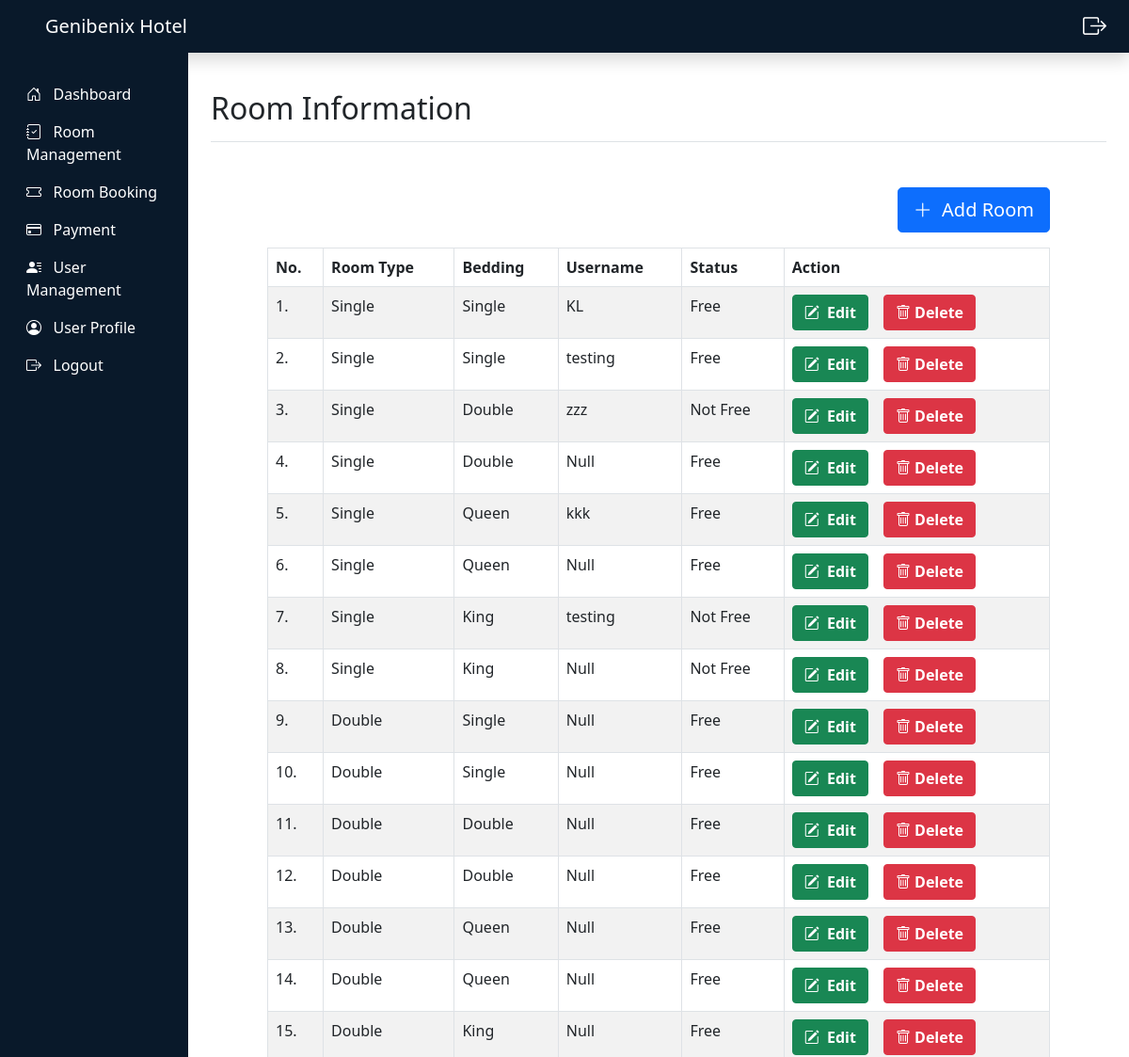
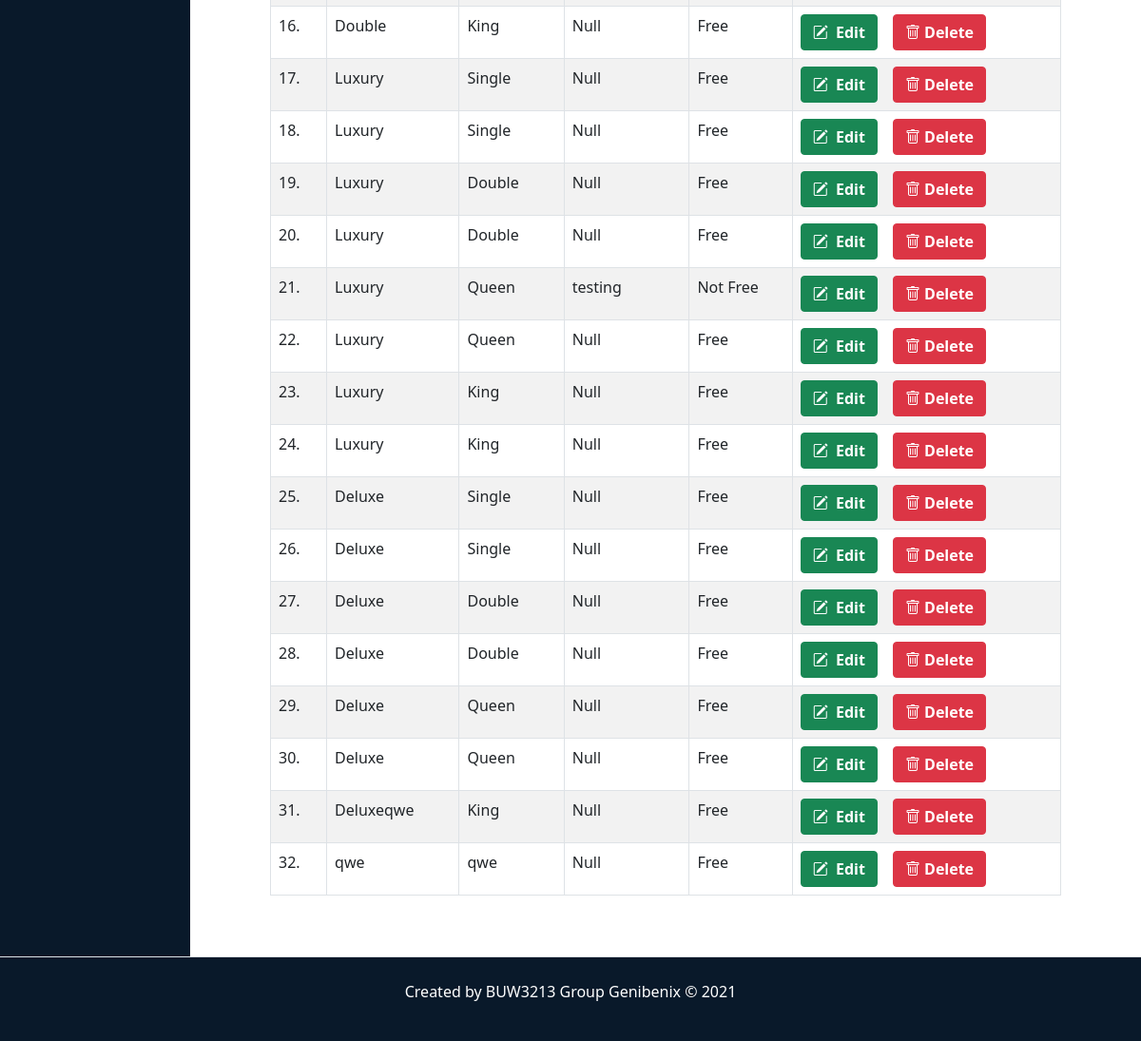
Page /view/room/index.php (signed in) on the committed database (2 pictures, top to bottom).
### tables this page shows
CREATE TABLE `room` (
  `id` int(6) NOT NULL,
  `room_type` varchar(30) NOT NULL,
  `bedding` varchar(15) NOT NULL,
  `price` int(11) NOT NULL,
  `status` varchar(15) NOT NULL,
  `booked_by_username` varchar(30) NOT NULL
);

### view/room/content.php (the view, shortened to what this page needs)
<main class="col-md-9 col-lg-10 ms-sm-auto px-md-4">
    <div class="d-flex justify-content-between flex-wrap flex-md-nowrap align-items-center pt-3 pb-2 mb-3 border-bottom my-4">
        <h1 class="h2">Room Information</h1>
    </div>
    <div class="row m-5">
        <div class="clearfix mb-3">
            <button class="btn btn-primary btn-lg float-end" data-bs-toggle='modal' data-bs-target='#addModel'><i class="bi bi-plus-lg"></i> &nbsp;Add Room</button>
        </div>
        <?php
        $sql = "SELECT * FROM room";
        $i = 1;
        if ($result = mysqli_query($link, $sql)) {
            if (mysqli_num_rows($result) > 0) {
                echo "<div class='table-responsive'>";
                echo " <table cellpadding='0' cellspacing='0' class='table table-striped table-bordered'>";
                echo "<thead>";
                echo "<tr>";
                echo "<th>No.</th>";
                echo "<th>Room Type</th>";
                echo "<th>Bedding</th>";
                echo "<th>Username</th>";
                echo "<th>Status</th>";
                echo "<th>Action</th>";
                echo "</tr>";
                echo "</thead>";
                echo "<tbody>";
                while ($row = mysqli_fetch_array($result)) {
                    $rid =   $row['id'];
                    $rroom_type = $row['room_type'];
                    $rbedding = $row['bedding'];
                    $rusername = $row['booked_by_username'];
                    echo "<tr>";
                    echo "<td> $i.</td>";
                    echo "<td> $rroom_type</td>";
                    echo "<td> $rbedding</td>";
                    echo "<td> $rusername</td>";
                    if ($row['status'] == null) {
                        echo "<td> Empty </td>";
                    } else {
                        echo "<td>" . $row['status'] . "</td>";
                    }
                    echo "<td>";
                    echo " <a class='btn btn-success fw-bold me-3' data-bs-toggle='modal'   data-bs-target='#editModel$rid'><i class='bi bi-pencil-square'></i>&nbsp; Edit</a>";
                    echo "<a href='../../action/delete.php?id=$rid&table_name=room' class='btn btn-danger fw-bold'><i class='bi bi-trash'></i>&nbsp;Delete </a>";
                    echo "</td>";
                    echo "</tr>";
                    $i++;
                }
                echo "</tbody>";
                echo "</table>";
                echo "</div>";
            } else {
                echo "<p class='lead'><em>No records were found.</em></p>";
            }
        } else {
            echo "ERROR: Could not able to execute $sql. " . mysqli_error($link);
        }
        ?>
    </div>
</main>

### view/room/index.php (shortened to what this page needs)
<?php
include_once('../../config.php');
?>
<!DOCTYPE html>
<html lang="en">
<head>
    <?php include_once(DIR_LAYOUT . 'head.php'); ?>
</head>
<body>
    <?php include_once(DIR_LAYOUT . 'navbar.php'); ?>
    <div class="container-fluid">
        <div class="row">
            <?php
            include_once(DIR_LAYOUT . 'sidebar.php');
            include_once('./content.php');
            ?>
        </div>
    </div>
    <?php include_once(DIR_LAYOUT . 'footer.php'); ?>
</body>
</html>

### layout/head.php (shortened to what this page needs)
<link href="https://cdn.jsdelivr.net/npm/bootstrap@5.0.2/dist/css/bootstrap.min.css" rel="stylesheet">
<link rel="stylesheet" href="../../css/global.css">
<link rel="stylesheet" href="https://cdn.jsdelivr.net/npm/bootstrap-icons@1.7.2/font/bootstrap-icons.css">

### layout/navbar.php (shortened to what this page needs)
<header class="admin-bg-primary navbar flex-md-nowrap shadow ">
    <a class="navbar-brand text-white col-md-3 me-0 px-5 text-start" href="#">Genibenix Hotel</a>
    <div class="col-lg-3 text-end">
        <a type="button" class="text-white" href="../../action/logout.php"><i class="bi bi-box-arrow-right me-4" style="font-size: 25px;"></i></a>
    </div>
</header>

### layout/sidebar.php (shortened to what this page needs)
<nav id="sidebarMenu" class="admin-bg-primary col-md-3 col-lg-2 navbar sidebar collapse align-items-start">
    <div class="position-sticky pt-3" style="top:3em">
        <ul class="nav nav-pills flex-column">
            <?php
            $uri =  $_SERVER['REQUEST_URI'];
            $item1 = new item();
            $item1->href = '../dashboard/index.php';
            $item1->name = 'Dashboard';
            $item1->icon = "<i class='bi bi-house-door'></i>";
            $item1->isDir = $uri == URI_VIEW . 'dashboard/index.php' ? true : false;
            $item2 = new item();
            $item2->href = '../room/index.php';
            $item2->name = 'Room Management';
            $item2->icon = '<i class="bi bi-journal-check"></i>';
            $item2->isDir = $uri == URI_VIEW . 'room/index.php' ? true : false;
            $item3 = new item();
            $item3->href = '../room_booked/index.php';
            $item3->name = 'Room Booking';
            $item3->icon = '<i class="bi bi-ticket"></i>';
            $item3->isDir = $uri == URI_VIEW . 'room_booked/index.php' ? true : false;
            $item4 = new item();
            $item4->href = '../payment/index.php';
            $item4->name = 'Payment';
            $item4->icon = '     <i class="bi bi-credit-card"></i>';
            $item4->isDir = $uri == URI_VIEW . 'payment/index.php' ? true : false;
            $item5 = new item();
            $item5->href = '../user/index.php';
            $item5->name = 'User Management';
            $item5->icon = ' <i class="bi bi-person-lines-fill"></i>';
            $item5->isDir = $uri == URI_VIEW . 'user/index.php' ? true : false;
            $item6 = new item();
            $item6->href = '../profile/index.php';
            $item6->name = 'User Profile';
            $item6->icon = ' <i class="bi bi-person-circle"></i>';
            $item6->isDir = $uri == URI_VIEW . 'profile/index.php' ? true : false;
            $items = array($item1, $item2, $item3, $item4, $item5, $item6);
            foreach ($items as $item) {
                $isActive = $item->isDir ? 'active' : '';
                echo "<li class='nav-item'>
                <a href=$item->href class='nav-link text-white $isActive'>
                $item->icon
                    &nbsp; $item->name
                </a>
            </li>";
            }
            ?>
            <li class="nav-item">
                <a href="../../action/logout.php" class="nav-link text-white">
                    <i class="bi bi-box-arrow-right"></i>
                    &nbsp; Logout
                </a>
            </li>
        </ul>
    </div>
</nav>

### layout/footer.php
<footer class="py-4 border-top text-center text-white" style=" background-color: #09192a;">
    <p>Created by BUW3213 Group Genibenix © 2021</p>
</footer>

### css/global.css (style rules this page uses)
.admin-bg-primary { background-color: #09192a; }
main { min-height: 100vh; }
.table-responsive td { white-space: nowrap; }

### rows in the picture
room: room_type "Single", bedding "Single", booked_by_username "KL", status "Free"
room: room_type "Single", bedding "Single", booked_by_username "testing", status "Free"
room: room_type "Single", bedding "Double", booked_by_username "zzz", status "Not Free"
room: room_type "Single", bedding "Double", booked_by_username "Null", status "Free"
room: room_type "Single", bedding "Queen", booked_by_username "kkk", status "Free"
room: room_type "Single", bedding "Queen", booked_by_username "Null", status "Free"
room: room_type "Single", bedding "King", booked_by_username "testing", status "Not Free"
room: room_type "Single", bedding "King", booked_by_username "Null", status "Not Free"
room: room_type "Double", bedding "Single", booked_by_username "Null", status "Free"
room: room_type "Double", bedding "Single", booked_by_username "Null", status "Free"
room: room_type "Double", bedding "Double", booked_by_username "Null", status "Free"
room: room_type "Double", bedding "Double", booked_by_username "Null", status "Free"
room: room_type "Double", bedding "Queen", booked_by_username "Null", status "Free"
room: room_type "Double", bedding "Queen", booked_by_username "Null", status "Free"
room: room_type "Double", bedding "King", booked_by_username "Null", status "Free"
room: room_type "Double", bedding "King", booked_by_username "Null", status "Free"
room: room_type "Luxury", bedding "Single", booked_by_username "Null", status "Free"
room: room_type "Luxury", bedding "Single", booked_by_username "Null", status "Free"
room: room_type "Luxury", bedding "Double", booked_by_username "Null", status "Free"
room: room_type "Luxury", bedding "Double", booked_by_username "Null", status "Free"
room: room_type "Luxury", bedding "Queen", booked_by_username "testing", status "Not Free"
room: room_type "Luxury", bedding "Queen", booked_by_username "Null", status "Free"
room: room_type "Luxury", bedding "King", booked_by_username "Null", status "Free"
room: room_type "Luxury", bedding "King", booked_by_username "Null", status "Free"
room: room_type "Deluxe", bedding "Single", booked_by_username "Null", status "Free"
room: room_type "Deluxe", bedding "Single", booked_by_username "Null", status "Free"
room: room_type "Deluxe", bedding "Double", booked_by_username "Null", status "Free"
room: room_type "Deluxe", bedding "Double", booked_by_username "Null", status "Free"
room: room_type "Deluxe", bedding "Queen", booked_by_username "Null", status "Free"
room: room_type "Deluxe", bedding "Queen", booked_by_username "Null", status "Free"
room: room_type "Deluxeqwe", bedding "King", booked_by_username "Null", status "Free"
room: room_type "qwe", bedding "qwe", booked_by_username "Null", status "Free"

### other values in the picture
$item->name "Dashboard"
$item->name "Room Management"
$item->name "Room Booking"
$item->name "Payment"
$item->name "User Management"
$item->name "User Profile"
